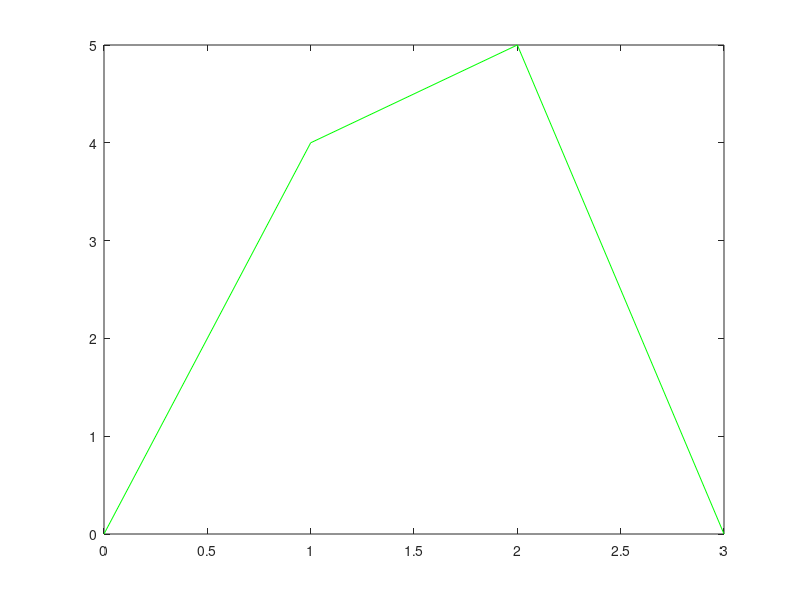

MATLAB code to generate this figure: (Note: this script raises an error after producing the figure.)
% Project 1A
if ~exist('output', 'dir')
    mkdir('output')
    mkdir('output/part1')
    mkdir('output/part2')
    mkdir('output/code')
end

cpoly = cell(2,5);
cpoly{1,1}= [0 1 2 3;
             0 4 5 0];
cpoly{1,2}= [ 0 1  3 4;
             -2 2 -2 0];
cpoly{1,3}= [3 0 4 1;
             0 3 3 0];
cpoly{1,4}= [4 0 4 0;
             0 1 1 0];
cpoly{1,5}= [4 0 6 2;
             0 6 6 0];
cpoly{2,1}= [1 2 3 4 5 6;
             0 4 3 6 4 0];
cpoly{2,2}= [2.9255 0.9333 2.6161 6.6779 9.0571 7.1809;
             1.7041 3.9307 7.2510 7.7979 4.4385 2.0361];
cpoly{2,3}= [1.3832 9.7044 4.9161 1.6460 7.2664 8.9307 7.2372 3.8650;
             0.9768 8.9458 9.8064 8.7565 0.6325 1.3554 5.4174 3.9716];
cpoly{2,4}= [7.6168 5.7044 1.6606 1.6168 4.2445 5.8212 8.7847 9.4124 8.0693;
             1.8029 1.3726 2.6807 6.0542 9.0835 6.4673 4.6773 7.2418 9.3417];
cpoly{2,5}= [7.1058 9.7190 7.3540 4.2591 8.6825 4.7263 0.8577 3.9964 2.9599 1.5438 5.2664;
             8.1196 5.4002 2.3881 5.1936 7.2590 0.4088 9.4621 9.7031 7.1386 3.7478 7.7926];
M = 6;
for p = 1:2
    pathname = ['output' filesep sprintf('part%d',p) ];
    for i = 1:length(cpoly)
        fig = figure("Visible", false);
        plot(cpoly{p,i}(1,:),cpoly{p,i}(2,:),'-g');
        hold on
        for m = 1:M
            [x, y] = decas_subdiv2(cpoly{p,i}(1,:)', cpoly{p,i}(2,:)', m);
            if m < M 
                %  plot intermediate polyline
                plot(x, y);
            else
                % final polyline is red
                plot(x, y,'r-');
            end
            T = table(x(:), y(:), 'VariableNames', {'x', 'y'} );
            % Write data to text file
            writetable(T, [ pathname filesep sprintf('%d_%d.txt',i,m)])
        end
        hold off
        saveas(fig, [pathname filesep sprintf('i_%d.png',p,i)]);
        close all
    end
    % Part ii of the code
    run_decas_subdiv_g2(M, true)
    saveas(gcf, [ pathname filesep sprintf('ii_%d.png',p,1)]);
    run_decas_subdiv_g2(M, true)
    saveas(gcf, [ pathname filesep sprintf('ii_%d.png',p,2)]);
end


